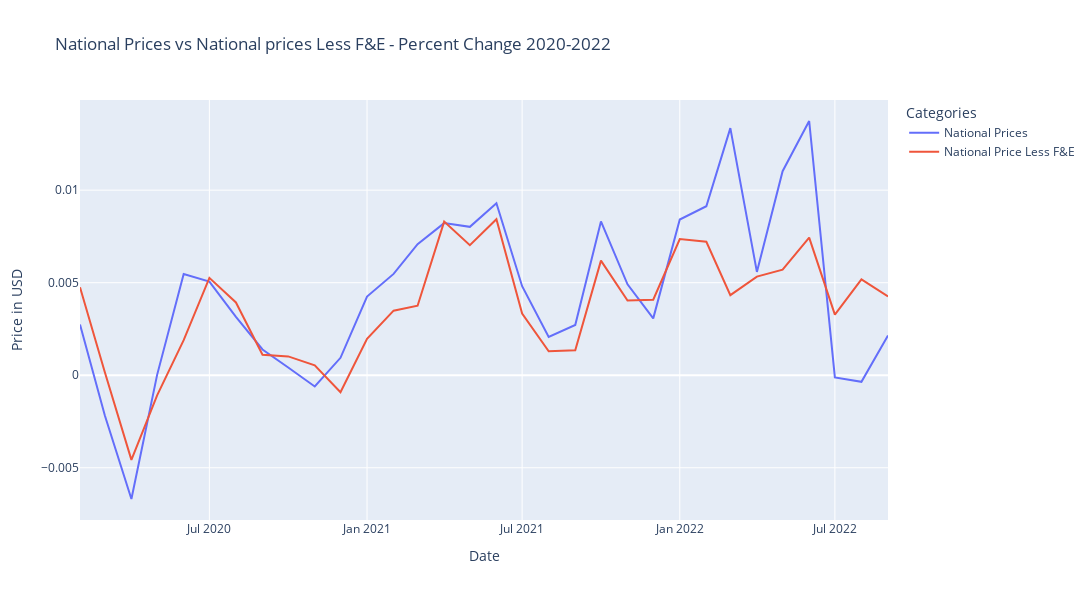

The notebook cell this image was saved under:
### Code cell
px.line(national_2020s_pctchange_df, 
        labels={'value': 'Price in USD', 'variable': 'Categories'}, 
        title="National Prices vs National prices Less F&E - Percent Change 2020-2022",
       width=1300, height=600)

### Figure 1 — Plotly figure (JSON) as saved in the notebook; plotly's stock layout.template omitted (floating-point values rounded to 4 significant figures)
{"data": [{"hovertemplate": "Categories=National Prices<br>Date=%{x}<br>Price in USD=%{y}<extra></extra>", "legendgroup": "National Prices", "line": {"color": "#636efa", "dash": "solid"}, "marker": {"symbol": "circle"}, "mode": "lines", "name": "National Prices", "orientation": "v", "showlegend": true, "type": "scatter", "x": ["2020-02-01T00:00:00", "2020-03-01T00:00:00", "2020-04-01T00:00:00", "2020-05-01T00:00:00", "2020-06-01T00:00:00", "2020-07-01T00:00:00", "2020-08-01T00:00:00", "2020-09-01T00:00:00", "2020-10-01T00:00:00", "2020-11-01T00:00:00", "2020-12-01T00:00:00", "2021-01-01T00:00:00", "2021-02-01T00:00:00", "2021-03-01T00:00:00", "2021-04-01T00:00:00", "2021-05-01T00:00:00", "2021-06-01T00:00:00", "2021-07-01T00:00:00", "2021-08-01T00:00:00", "2021-09-01T00:00:00", "2021-10-01T00:00:00", "2021-11-01T00:00:00", "2021-12-01T00:00:00", "2022-01-01T00:00:00", "2022-02-01T00:00:00", "2022-03-01T00:00:00", "2022-04-01T00:00:00", "2022-05-01T00:00:00", "2022-06-01T00:00:00", "2022-07-01T00:00:00", "2022-08-01T00:00:00", "2022-09-01T00:00:00"], "xaxis": "x", "y": [0.002741, -0.002176, -0.006687, 1.95e-05, 0.005472, 0.005058, 0.003153, 0.001393, 0.0004149, -0.0006106, 0.0009415, 0.004254, 0.005474, 0.007083, 0.008219, 0.008017, 0.009291, 0.004811, 0.002066, 0.002716, 0.008308, 0.004913, 0.003073, 0.008415, 0.009134, 0.01335, 0.005583, 0.01102, 0.01374, -0.0001181, -0.0003544, 0.002151], "yaxis": "y"}, {"hovertemplate": "Categories=National Price Less F&E<br>Date=%{x}<br>Price in USD=%{y}<extra></extra>", "legendgroup": "National Price Less F&E", "line": {"color": "#EF553B", "dash": "solid"}, "marker": {"symbol": "circle"}, "mode": "lines", "name": "National Price Less F&E", "orientation": "v", "showlegend": true, "type": "scatter", "x": ["2020-02-01T00:00:00", "2020-03-01T00:00:00", "2020-04-01T00:00:00", "2020-05-01T00:00:00", "2020-06-01T00:00:00", "2020-07-01T00:00:00", "2020-08-01T00:00:00", "2020-09-01T00:00:00", "2020-10-01T00:00:00", "2020-11-01T00:00:00", "2020-12-01T00:00:00", "2021-01-01T00:00:00", "2021-02-01T00:00:00", "2021-03-01T00:00:00", "2021-04-01T00:00:00", "2021-05-01T00:00:00", "2021-06-01T00:00:00", "2021-07-01T00:00:00", "2021-08-01T00:00:00", "2021-09-01T00:00:00", "2021-10-01T00:00:00", "2021-11-01T00:00:00", "2021-12-01T00:00:00", "2022-01-01T00:00:00", "2022-02-01T00:00:00", "2022-03-01T00:00:00", "2022-04-01T00:00:00", "2022-05-01T00:00:00", "2022-06-01T00:00:00", "2022-07-01T00:00:00", "2022-08-01T00:00:00", "2022-09-01T00:00:00"], "xaxis": "x", "y": [0.004752, 0.0001646, -0.004575, -0.00109, 0.001892, 0.005261, 0.003933, 0.001109, 0.001018, 0.0005384, -0.0009166, 0.001965, 0.003488, 0.003757, 0.008299, 0.007026, 0.008427, 0.003336, 0.001293, 0.001349, 0.006192, 0.004037, 0.004081, 0.007354, 0.007213, 0.004326, 0.005327, 0.005707, 0.007432, 0.003278, 0.005182, 0.004253], "yaxis": "y"}], "layout": {"height": 600, "legend": {"title": {"text": "Categories"}, "tracegroupgap": 0}, "title": {"text": "National Prices vs National prices Less F&E - Percent Change 2020-2022"}, "width": 1300, "xaxis": {"anchor": "y", "autorange": true, "domain": [0, 1], "range": ["2020-02-01", "2022-09-01"], "title": {"text": "Date"}, "type": "date"}, "yaxis": {"anchor": "x", "autorange": true, "domain": [0, 1], "range": [-0.007822, 0.01487], "title": {"text": "Price in USD"}, "type": "linear"}}}
